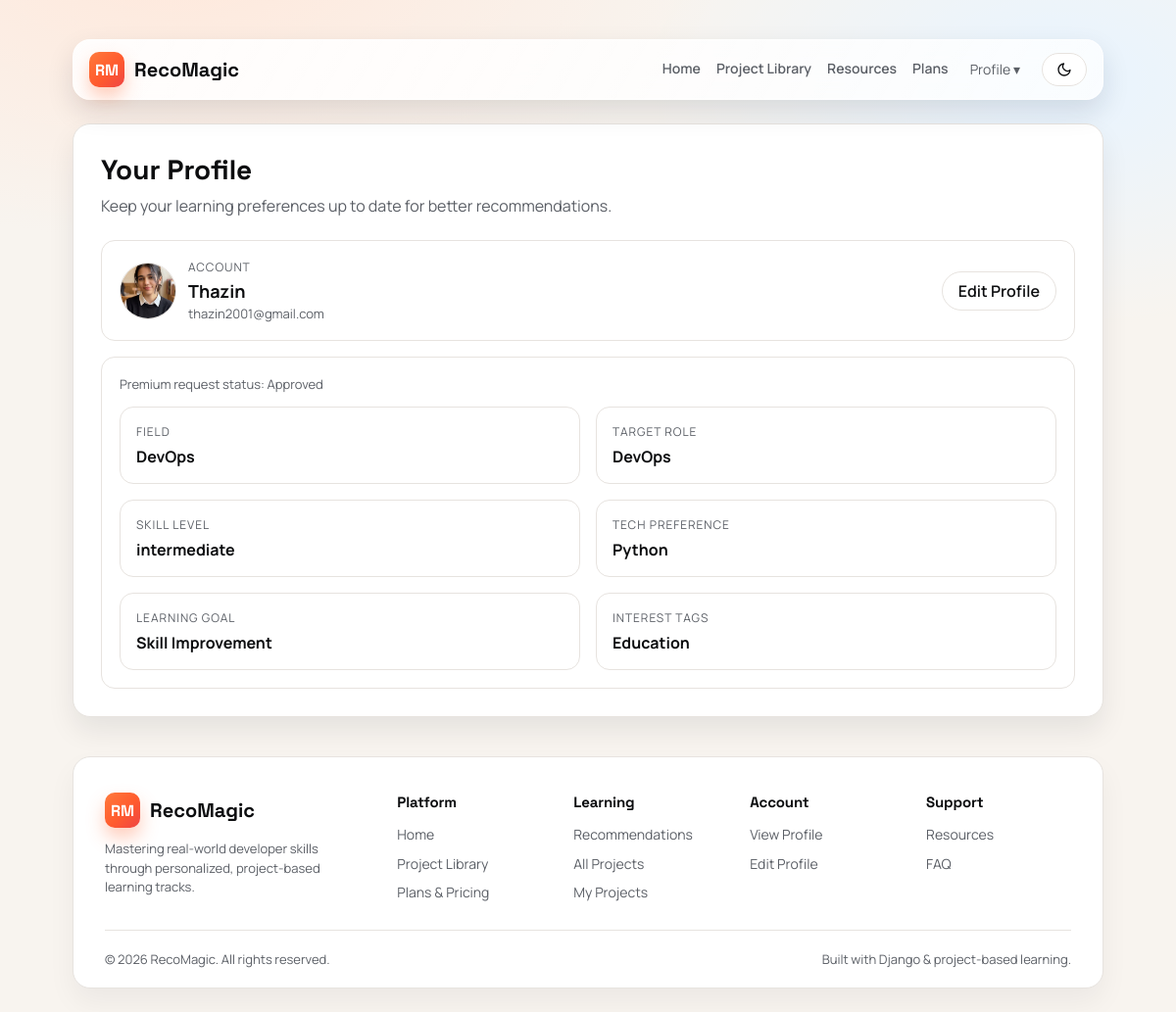
Page /profile/ (signed in) on the earlier database version.
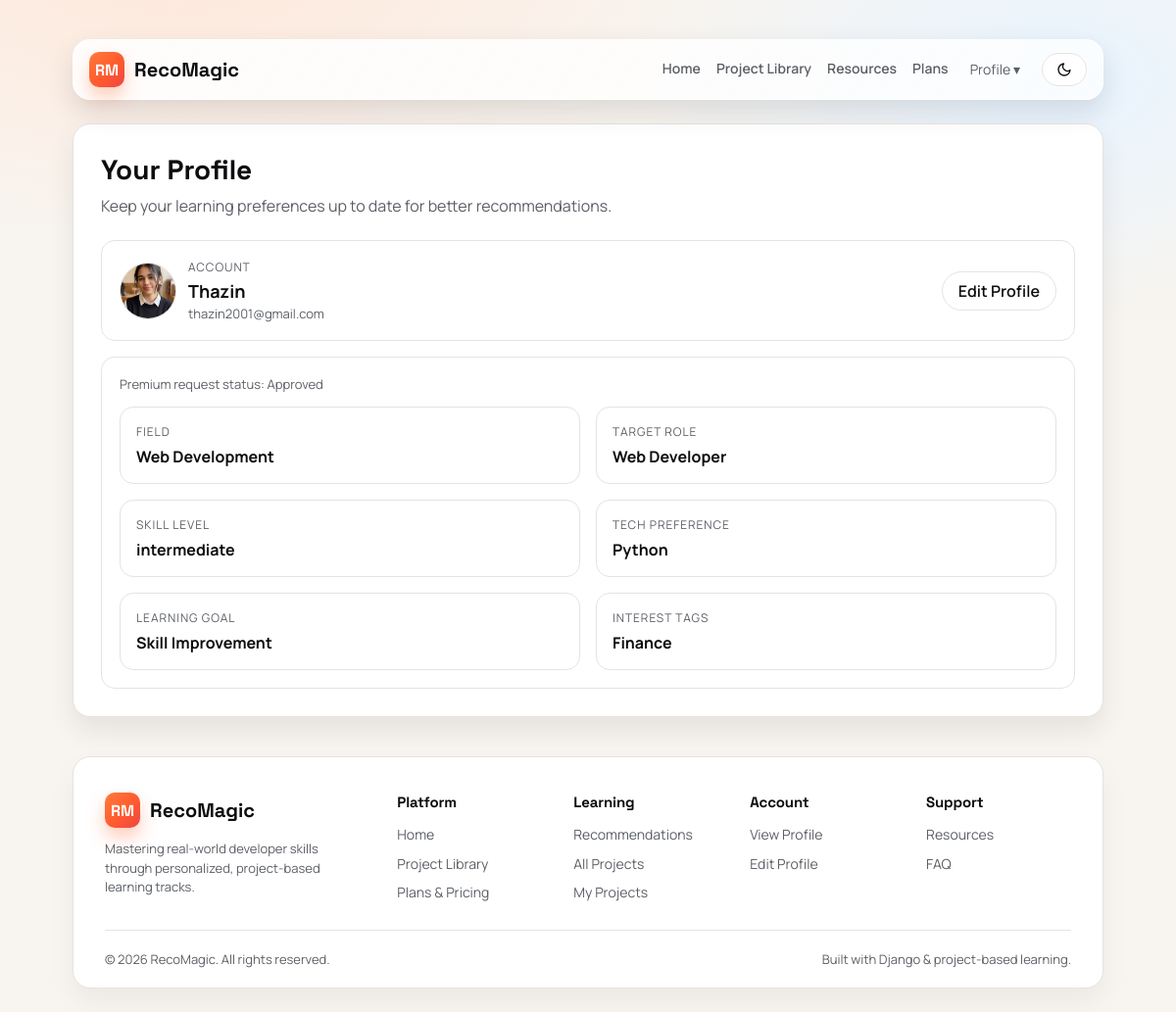
Same page on the later database version.
### users/models.py (models this page shows, shortened)
class UserProfile(models.Model):
    objects = None
    SKILL_LEVEL_CHOICES = [
        ("beginner", "Beginner"),
        ("intermediate", "Intermediate"),
        ("advanced", "Advanced"),
    ]
    user = models.OneToOneField(settings.AUTH_USER_MODEL, on_delete=models.CASCADE)
    field = models.CharField(max_length=100)
    target_role = models.CharField(max_length=100)
    skill_level = models.CharField(max_length=20, choices=SKILL_LEVEL_CHOICES)
    tech_preference = models.CharField(max_length=100)
    learning_goal = models.CharField(max_length=100)
    interest_tags = models.CharField(max_length=200, help_text="Comma separated tags")
    profile_picture = models.FileField(upload_to="profile_pictures/", blank=True, null=True)

class PremiumRequest(models.Model):
    STATUS_CHOICES = [
        ("pending", "Pending"),
        ("approved", "Approved"),
        ("rejected", "Rejected"),
    ]
    user = models.ForeignKey(settings.AUTH_USER_MODEL, on_delete=models.CASCADE)
    plan = models.ForeignKey("Plan", on_delete=models.PROTECT, blank=True, null=True)
    status = models.CharField(max_length=20, choices=STATUS_CHOICES, default="pending")
    requested_at = models.DateTimeField(auto_now_add=True)
    reviewed_at = models.DateTimeField(blank=True, null=True)
    user_notified_at = models.DateTimeField(blank=True, null=True)
    note = models.TextField(blank=True)
    class Meta:
        ordering = ["-requested_at", "-id"]
        constraints = [
            models.UniqueConstraint(
                fields=["user"],
                condition=Q(status="pending"),
                name="users_one_pending_premium_request_per_user",
            )
        ]

### users/views.py (the view)
# urls.py: path("profile/", views.profile_view, name="profile_view"),
@login_required
def profile_view(request):
    profile = UserProfile.objects.filter(user=request.user).first()
    premium_request = _get_latest_premium_request(request.user)
    premium_review_notice = _mark_review_notice(request.user)
    saved = request.GET.get("saved") == "1"
    return render(
        request,
        "users/profile_view.html",
        {
            "profile": profile,
            "premium_request": premium_request,
            "premium_review_notice": premium_review_notice,
            "saved": saved,
        },
    )

### users/views.py (called while the page is built)
def _get_latest_premium_request(user):
    try:
        return PremiumRequest.objects.filter(user=user).order_by("-requested_at", "-id").first()
    except OperationalError:
        return None

def _get_latest_reviewed_premium_request(user):
    try:
        return (
            PremiumRequest.objects.filter(user=user, status__in=["approved", "rejected"])
            .order_by("-reviewed_at", "-requested_at", "-id")
            .first()
        )
    except OperationalError:
        return None

def _mark_review_notice(user):
    reviewed_request = _get_latest_reviewed_premium_request(user)
    if not reviewed_request or not reviewed_request.reviewed_at:
        return None
    if reviewed_request.user_notified_at and reviewed_request.user_notified_at >= reviewed_request.reviewed_at:
        return None
    reviewed_request.user_notified_at = timezone.now()
    reviewed_request.save(update_fields=["user_notified_at"])
    return reviewed_request

### users/templates/users/profile_view.html (shortened to what this page needs)
{% extends "users/base.html" %}
{% block content %}
<h1 class="page-title">Your Profile</h1>
<p class="page-sub">Keep your learning preferences up to date for better recommendations.</p>
<div class="profile-view-stack">
    <section class="profile-view-card">
        <div class="profile-view-user">
            <div class="profile-view-user-main">
                {% if profile and profile.profile_picture %}
                    <img class="profile-view-avatar" src="{{ profile.profile_picture.url }}" alt="Profile picture" />
                {% else %}
                    <div class="profile-view-fallback">{{ user.username|slice:':1'|upper }}</div>
                {% endif %}
                <div>
                    <span>Account</span>
                    <strong>{{ user.username }}</strong>
                    <div class="helper-text">{{ user.email }}</div>
                </div>
            </div>
            <a class="btn" href="{% url 'profile_edit' %}">Edit Profile</a>
        </div>
    </section>
    <section class="profile-view-card">
        {% if premium_request %}
            <p class="helper-text" style="margin: 0 0 14px;">Premium request status: {{ premium_request.status|title }}</p>
        {% endif %}
        {% if profile %}
            <div class="profile-grid">
                <div class="info-card">
                    <span>Field</span>
                    <strong>{{ profile.field }}</strong>
                </div>
                <div class="info-card">
                    <span>Target Role</span>
                    <strong>{{ profile.target_role }}</strong>
                </div>
                <div class="info-card">
                    <span>Skill Level</span>
                    <strong>{{ profile.skill_level }}</strong>
                </div>
                <div class="info-card">
                    <span>Tech Preference</span>
                    <strong>{{ profile.tech_preference }}</strong>
                </div>
                <div class="info-card">
                    <span>Learning Goal</span>
                    <strong>{{ profile.learning_goal }}</strong>
                </div>
                <div class="info-card">
                    <span>Interest Tags</span>
                    <strong>{{ profile.interest_tags }}</strong>
                </div>
            </div>
        {% else %}
            <div class="empty-state">
                <p>No profile yet. Add your details to unlock tailored project recommendations.</p>
                <a class="btn btn-primary" href="{% url 'profile_edit' %}">Create Profile</a>
            </div>
        {% endif %}
    </section>
</div>
{% endblock %}

### users/templates/users/base.html (shortened to what this page needs)
<!DOCTYPE html>
<html data-theme="light">
<head>
    <link rel="stylesheet" href="https://cdnjs.cloudflare.com/ajax/libs/font-awesome/6.5.1/css/all.min.css" /> {% block extra_styles %}{% endblock %}
</head>
<body>
    <div class="page">
        <nav class="nav">
            <a class="brand" href="{% url 'home' %}">
                <span class="brand-badge">RM</span> RecoMagic
            </a>
            <div class="nav-actions">
                {% url 'home' as home_url %} {% url 'project_library' as project_library_url %} {% url 'resources' as resources_url %} {% url 'plans' as plans_url %} {% if user.is_authenticated %}
                <a href="{{ home_url }}" class="{% if request.path == home_url or request.path == '/' %}active{% endif %}">Home</a>
                <a href="{{ project_library_url }}" class="{% if request.path == project_library_url %}active{% endif %}">Project Library</a>
                <a href="{{ resources_url }}" class="{% if request.path == resources_url %}active{% endif %}">Resources</a>
                <a href="{{ plans_url }}" class="{% if request.path == plans_url %}active{% endif %}">Plans</a>
                <div class="profile-menu" data-profile-menu>
                    <button class="profile-trigger" type="button" data-profile-toggle aria-expanded="false" class="{% if request.path == '/profile/' or request.path == '/profile/edit/' %}active{% endif %}">
                            Profile ▾
                        </button>
                </div>
                {% endif %}
                <button class="theme-toggle" type="button" aria-label="Switch to dark theme" data-theme-toggle>
                    <svg class="icon-moon" viewBox="0 0 24 24" fill="none" stroke="currentColor" stroke-width="2" stroke-linecap="round" stroke-linejoin="round" aria-hidden="true">
                        <path d="M21 12.79A9 9 0 1 1 11.21 3a7 7 0 0 0 9.79 9.79z" />
                    </svg>
                </button>
            </div>
        </nav>
        <main class="content">
            {% block content %}{% endblock %}
        </main>
        <footer class="site-footer">
            <div class="footer-grid">
                <div class="footer-col brand-col">
                    <div class="brand">
                        <span class="brand-badge">RM</span>
                        <span>RecoMagic</span>
                    </div>
                    <p class="footer-tagline">Mastering real-world developer skills through personalized, project-based learning tracks.</p>
                </div>
                <div class="footer-col">
                    <h4>Platform</h4>
                    <a href="{% url 'home' %}">Home</a>
                    <a href="{% url 'project_library' %}">Project Library</a>
                    <a href="{% url 'plans' %}">Plans & Pricing</a>
                </div>
                <div class="footer-col">
                    <h4>Learning</h4>
                    <a href="{% url 'recommendations' %}">Recommendations</a>
                    <a href="{% url 'projects' %}">All Projects</a> {% if user.is_authenticated %}
                    <a href="{% url 'my_projects' %}">My Projects</a> {% endif %}
                </div>
                <div class="footer-col">
                    <h4>Account</h4>
                    {% if user.is_authenticated %}
                    <a href="{% url 'profile_view' %}">View Profile</a>
                    <a href="{% url 'profile_edit' %}">Edit Profile</a> {% else %}
                    <a href="{% url 'login' %}">Log In</a>
                    <a href="{% url 'signup' %}">Sign Up</a> {% endif %}
                </div>
                <div class="footer-col">
                    <h4>Support</h4>
                    <a href="{% url 'resources' %}">Resources</a>
                    <a href="{% url 'home' %}#faq">FAQ</a>
                </div>
            </div>
            <div class="footer-bottom">
                <span>&copy; {% now "Y" %} RecoMagic. All rights reserved.</span>
                <span>Built with Django &amp; project-based learning.</span>
            </div>
        </footer>
    </div>
</body>
</html>

### users/templates/users/profile_view.html (style rules this page uses)
.profile-view-stack { display: grid; gap: 16px; }
.profile-view-card { border: 1px solid var(--stroke); border-radius: 14px; padding: 18px; background: var(--surface); }
.profile-view-user { display: flex; align-items: center; justify-content: space-between; gap: 14px; flex-wrap: wrap; }
.profile-view-user-main { display: flex; align-items: center; gap: 12px; }
.profile-view-avatar, .profile-view-fallback { width: 58px; height: 58px; border-radius: 50%; border: 1px solid var(--stroke); }
.profile-view-avatar { object-fit: cover; }
.profile-view-user span { display: block; font-size: 12px; text-transform: uppercase; letter-spacing: 0.08em; color: var(--muted); margin-bottom: 4px; }
.profile-view-user strong { display: block; font-size: 18px; margin-bottom: 2px; }

Differences in the rows shown:
changed UserProfile "intermediate": field "DevOps" → "Web Development"; target_role "DevOps" → "Web Developer"; interest_tags "Education" → "Finance"
